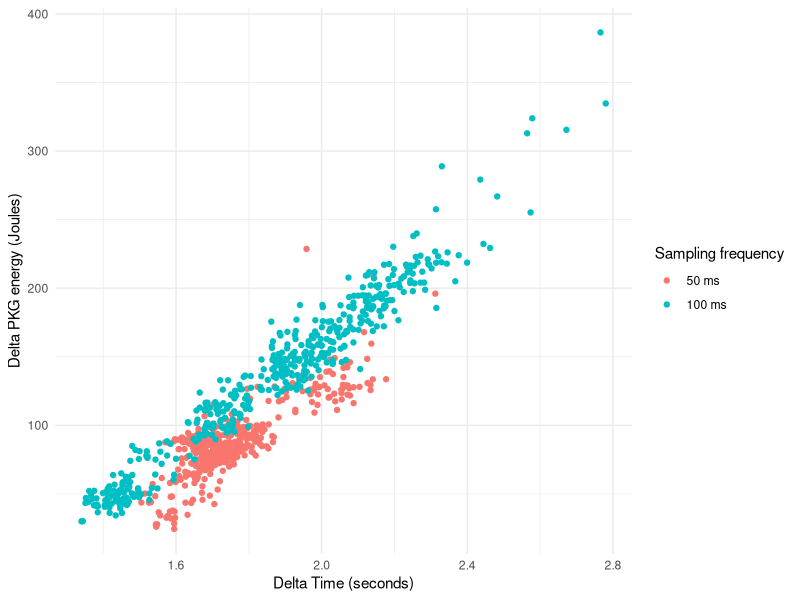
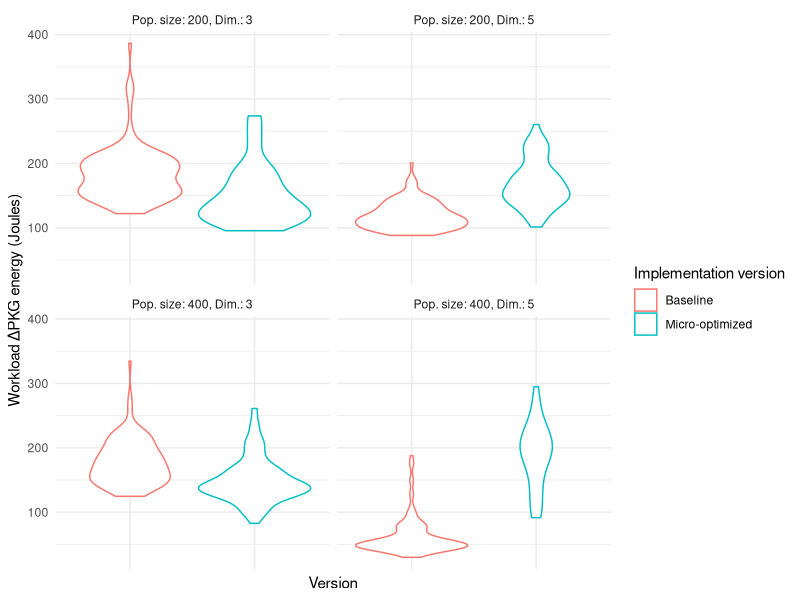
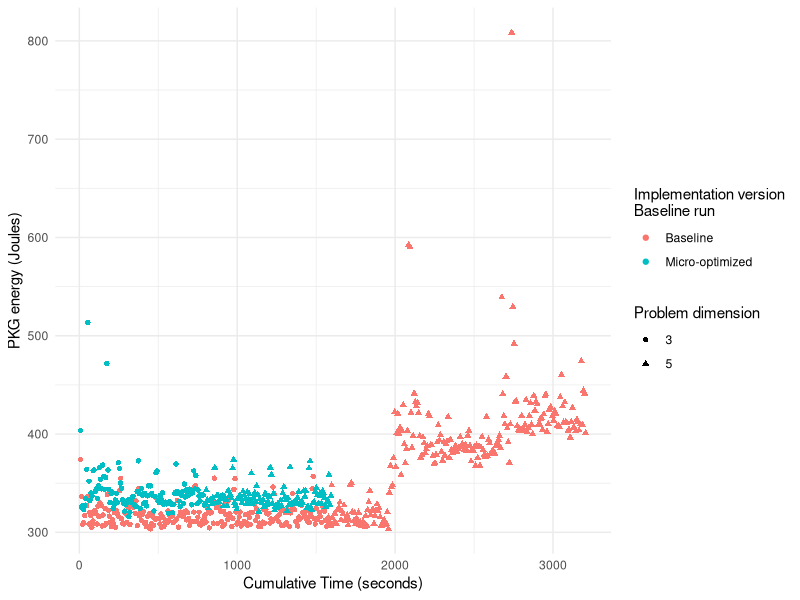
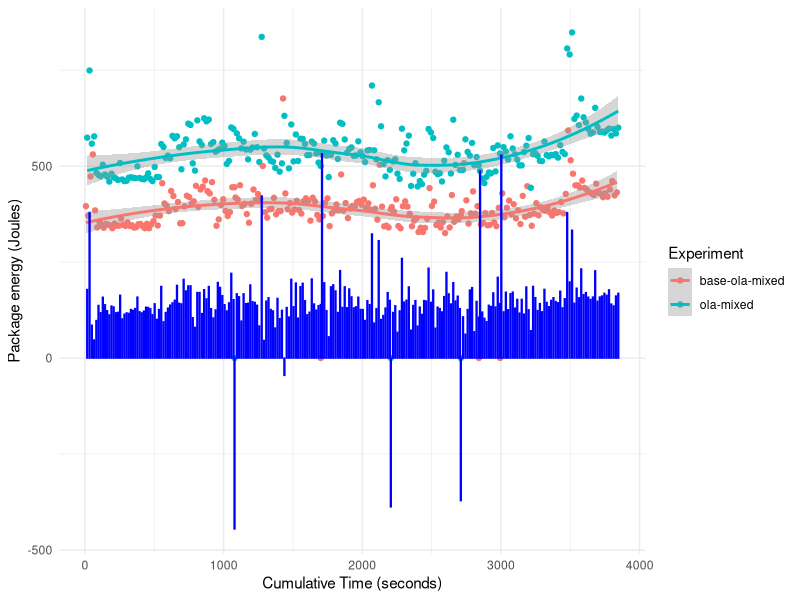
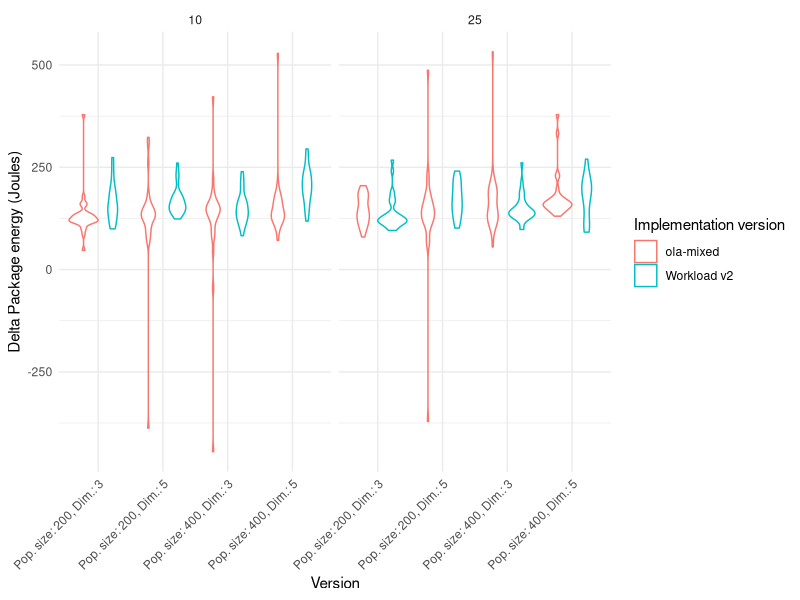
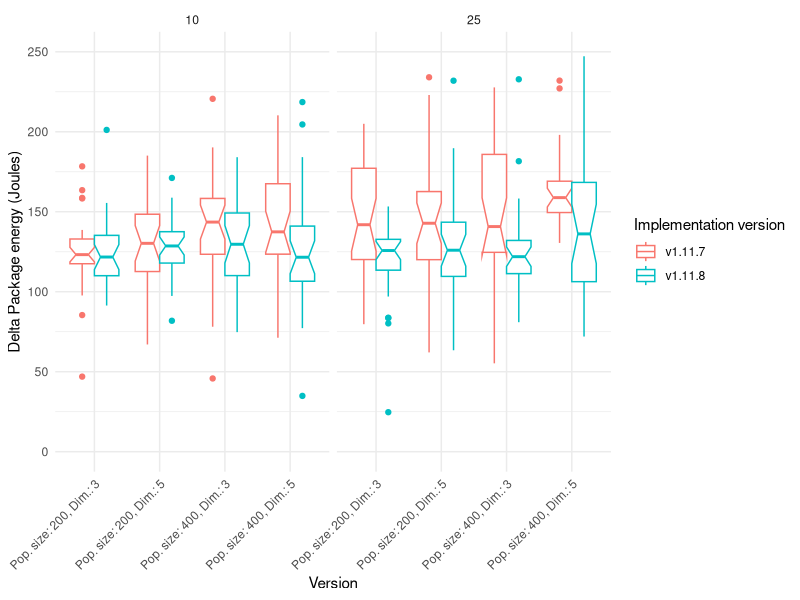
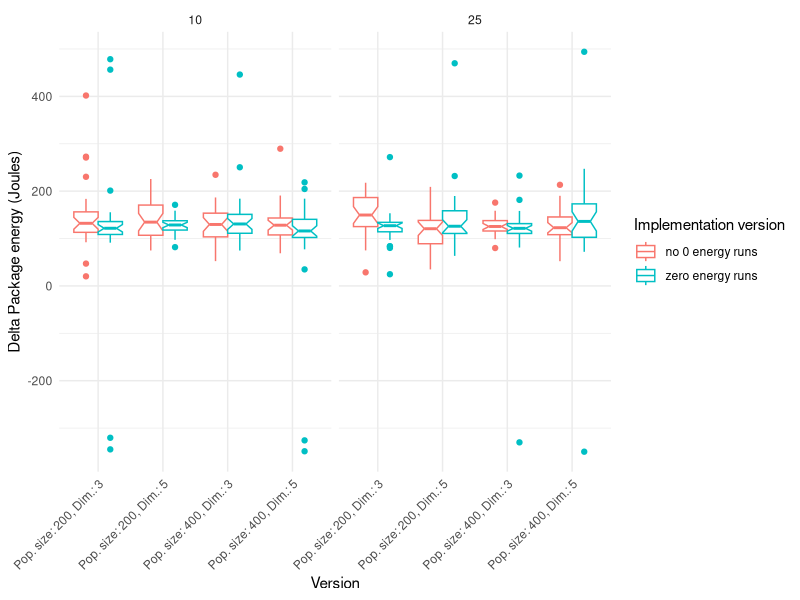
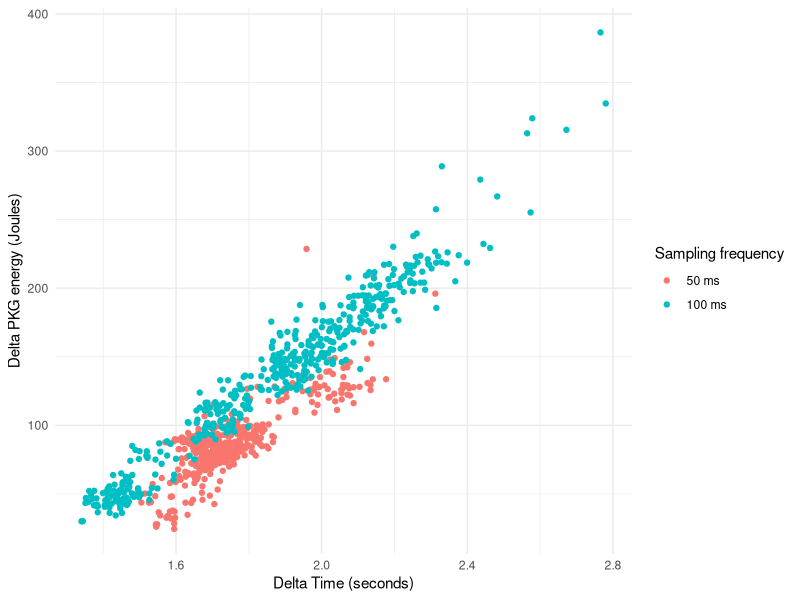

Write the R code that produced these figures, in order.
## ----ola.base.frequency, echo=FALSE, warning=F, message=F-------------------------------------------
null_baseline_columns <- c("alpha", "max_gens", "different_seeds", "diff_fitness", "generations", "evaluations")
baseline_data_evoapps <- read.csv("data/evoapps-1.11.7-baseline-bna-baseline-16-Oct-11-08-20.csv")
baseline_data_evoapps[ null_baseline_columns ] <- NULL

baseline_data_ola_100s <- read.csv( "data/ola-base-ola-baseline-14-Dec-12-06-42.csv")
baseline_data_ola_100s$work <- "ola-baseline"
baseline_data_ola_100s[null_baseline_columns] <- NULL

initial_baseline_data <- rbind(baseline_data_evoapps, baseline_data_ola_100s)
initial_baseline_data$power <- initial_baseline_data$PKG / initial_baseline_data$seconds
library(ggplot2)
#ggplot(initial_baseline_data,aes(x=PKG,y=seconds,color=work))+geom_point() + theme_minimal() +
  # xlab("Package energy (Joules)") +
  # ylab("Time (seconds)")

library(dplyr)
initial_baseline_data %>% group_by(population_size, dimension, work) %>% summarise(
    mean_pkg = mean(PKG),
    sd_pkg = sd(PKG),
    mean_time = mean(seconds),
    sd_time = sd(seconds),
    mean_power = mean(power),
    sd_power = sd(power)
  ) -> initial_baseline_data_summary

# compute wilcoxon tests between work values for every population_size and dimension
wilcoxon_tests <- function( data, column_name = "PKG" ) {
  wilcoxon_results <- data.frame()
  for (pop_size in unique(data$population_size)) {
    for (dim in unique(data$dimension)) {
      data_subset <- data %>% filter(population_size == pop_size, dimension == dim)
      work_values <- unique(data_subset$work)
      if (length(work_values) == 2) {
        work1_data <- data_subset %>% filter(work == work_values[1]) %>% pull(.data[[column_name]])
        work2_data <- data_subset %>% filter(work == work_values[2]) %>% pull(.data[[column_name]])
        wilcox_test <- wilcox.test(work1_data, work2_data)
        wilcoxon_results <- rbind(wilcoxon_results, data.frame(
          population_size = pop_size,
          dimension = dim,
          work1 = work_values[1],
          work2 = work_values[2],
          p_value = wilcox_test$p.value
        ))
      }
    }
  }
return(wilcoxon_results)
}

wilcoxon_initial_baseline <- wilcoxon_tests( initial_baseline_data )

initial_baseline_data_summary$sd_and_mean_pkg <- paste0("$",
  round(initial_baseline_data_summary$mean_pkg, 2), " \\pm", round(initial_baseline_data_summary$sd_pkg, 2), "$"
)

library(reshape2)
initial_baseline_table <- reshape2::dcast(
  initial_baseline_data_summary,
  population_size + dimension ~ work,
  value.var = "sd_and_mean_pkg"
)

# add a column with the p-values from the wilcoxon tests in wilcoxon_initial_baseline for every population_size and dimension

initial_baseline_table <- merge(
  initial_baseline_table,
  wilcoxon_initial_baseline %>%
    select(population_size, dimension, p_value),
  by = c("population_size", "dimension")
)

initial_baseline_table %>% mutate( p_value = ifelse( as.numeric(p_value) < 0.05, "+", "-" ) ) -> initial_baseline_table

library(kableExtra)

kable(initial_baseline_table, "latex",
      col.names = c("Population size","Dimension","Baseline PKG (J)","Sampling = 100s", "Significant"),
      caption = "Baseline energy consumption for different sampling frequencies",
      escape=FALSE) %>%
  kable_styling( full_width = F)



## ----ola.deltas, echo=FALSE, warning=F, message=F,fig.cap="Workload energy spent vs. time for the initial configuration vs. measurements with sampling period = 100 ms", fig.height=3----
compute_deltas <- function( baseline_summary, workload ) {
  workload$delta_PKG <-0
  workload$delta_seconds <- 0
  for (dim in c(3,5)) {
    for ( pop_size in c(200,400)) {
      number_of_rows <- nrow(workload[ workload$dimension==dim & workload$population_size==pop_size,])
      workload[ workload$dimension==dim & workload$population_size==pop_size,]$delta_PKG <-
      workload[ workload$dimension==dim & workload$population_size==pop_size,]$PKG  -
      rep(baseline_summary[ baseline_summary$population_size == pop_size & baseline_summary$dimension==dim, ]$median_energy,number_of_rows)

      workload[ workload$dimension==dim & workload$population_size==pop_size,]$delta_seconds <-
      workload[ workload$dimension==dim & workload$population_size==pop_size,]$seconds  -
      rep(baseline_summary[ baseline_summary$population_size == pop_size & baseline_summary$dimension==dim, ]$median_time,number_of_rows)
    }
  }
  return (workload)
}

baseline_data_evoapps %>% group_by(dimension,population_size) %>%
  summarise(median_energy=median(PKG), sd_energy=sd(PKG),
            trimmed_mean_energy=mean(PKG,trim=0.2),
            median_time=median(seconds), sd_time=sd(seconds),
            trimmed_mean_time=mean(seconds, trim=0.2)) -> summary_baseline_data_evoapps

workload_data_evoapps <- read.csv("data/evoapps-1.11.7-fix-rand-bna-fix-rand-25-Oct-11-06-07.csv")
workload_data_evoapps <- compute_deltas( summary_baseline_data_evoapps, workload_data_evoapps )

workload_data_evoapps %>% group_by(dimension,population_size,max_gens,alpha) %>%
  summarise(median_delta_energy=median(delta_PKG), sd_delta_energy=sd(delta_PKG),
            trimmed_mean_delta_energy=mean(delta_PKG,trim=0.2),
            median_delta_time=median(delta_seconds), sd_delta_time=sd(delta_seconds),
            trimmed_mean_delta_time=mean(delta_seconds, trim=0.2)) -> summary_workload_data_evoapps

baseline_data_ola_100s %>% group_by(dimension,population_size) %>%
  summarise(median_energy=median(PKG), sd_energy=sd(PKG),
            trimmed_mean_energy=mean(PKG,trim=0.2),
            median_time=median(seconds), sd_time=sd(seconds),
            trimmed_mean_time=mean(seconds, trim=0.2)) -> summary_baseline_data_ola

workload_data_ola <- read.csv("data/ola-1.11.7-ola-14-Dec-13-02-30.csv")
workload_data_ola <- compute_deltas( summary_baseline_data_ola, workload_data_ola )

workload_data <- rbind( workload_data_evoapps, workload_data_ola )

ggplot(workload_data, aes(x=delta_seconds, y=delta_PKG, color=as.factor(work))) +
  geom_point() +
  theme_minimal() +
  xlab("Delta Time (seconds)") +
  ylab("Delta PKG energy (Joules)") +
  guides(color=guide_legend(title="Sampling frequency"))+
  scale_color_discrete(labels = c("50 ms", "100 ms"))

ggsave( "preso/img/workload-sampling-frequency.png", width=6, height=4.5)

## ----ola.micro, echo=FALSE, warning=F, message=F----------------------------------------------------
baseline_ola_v2_data <- read.csv("data/ola-1.11.7-v2-baseline-v2-14-Dec-20-40-47.csv")
baseline_ola_v2_data[ null_baseline_columns ] <- NULL
initial_vs_v2_baseline <- rbind(
  baseline_data_ola_100s %>% mutate( work = "ola-baseline-v1"),
  baseline_ola_v2_data %>% mutate( work = "ola-baseline-v2")
)

wilcoxon_micro_optimization <- wilcoxon_tests( initial_vs_v2_baseline )
initial_vs_v2_baseline %>% group_by(population_size, dimension, work) %>% summarise(
    mean_pkg = mean(PKG),
    sd_pkg = sd(PKG),
    mean_time = mean(seconds),
    sd_time = sd(seconds)
  ) -> initial_vs_v2_baseline_summary

initial_vs_v2_baseline_summary$sd_and_mean_pkg <- paste0("$",
  round(initial_vs_v2_baseline_summary$mean_pkg, 2), " \\pm", round(initial_vs_v2_baseline_summary$sd_pkg, 2), "$"
)

library(reshape2)
initial_vs_v2_baseline_table <- reshape2::dcast(
  initial_vs_v2_baseline_summary,
  population_size + dimension ~ work,
  value.var = "sd_and_mean_pkg"
)

initial_vs_v2_baseline_table <- merge(
  initial_vs_v2_baseline_table,
  wilcoxon_micro_optimization %>%
    select(population_size, dimension, p_value),
  by = c("population_size", "dimension")
)
initial_vs_v2_baseline_table %>% mutate( p_value = ifelse( as.numeric(p_value) < 0.05, "+", "-" ) ) -> initial_vs_v2_baseline_table

kable(initial_vs_v2_baseline_table, "latex",
      col.names = c("Population size","Dimension","Initial version","Micro-optimized version","Significant"),
      caption = "Baseline energy consumption for different implementations of the genetic operators",
      escape=FALSE) %>%
  kable_styling( full_width = F)


## ----ola.micro.plot, echo=FALSE, warning=F, message=F,fig.cap="Workload energy spent vs. time for different implementations of the genetic operators",fig.height=4, fig.pos="h!tb"----
workload_ola_v2_data <- read.csv("data/ola-1.11.7-v2-ola-v2-15-Dec-13-18-43.csv")

baseline_ola_v2_data %>% group_by(population_size, dimension) %>% summarise(
    mean_pkg = mean(PKG),
    sd_pkg = sd(PKG),
    mean_time = mean(seconds),
    sd_time = sd(seconds),
    median_energy = median(PKG),
    median_time = median(seconds),
    trimmed_mean_pkg = mean(PKG, trim=0.2)
  ) -> summary_baseline_ola_v2

workload_ola_v2_data <- compute_deltas( summary_baseline_ola_v2, workload_ola_v2_data )

initial_vs_v2_workload <- rbind(
  workload_data_ola %>% mutate( work = "ola-workload-v1"),
  workload_ola_v2_data %>% mutate( work = "ola-workload-v2")
)

initial_vs_v2_workload$population_dimension <- paste0(
  "Pop. size: ", initial_vs_v2_workload$population_size,
  ", Dim.: ", initial_vs_v2_workload$dimension
)

ggplot(initial_vs_v2_workload, aes(x=work, y=delta_PKG, color=as.factor(work))) +
  geom_violin() +
  theme_minimal() +
  xlab("Version") +
  ylab("Workload ΔPKG energy (Joules)") +
  labs(color="Implementation version") +
  facet_wrap( ~ population_dimension ) +
  scale_color_discrete(labels = c("Baseline", "Micro-optimized"))+
  theme(axis.text.x = element_blank())

ggsave( "preso/img/microptimization-violin-plot.png", width=6, height=4.5)

## ----ola.micro.hysteresis, echo=FALSE, warning=F, message=F,fig.cap="PKG energy data vs. accumulated time for the two baseline runs we are examining", fig.pos="h!tb", fig.height=3----
baseline_data_ola_100s$cumulative_time <- cumsum(baseline_data_ola_100s$seconds)
baseline_data_ola_100s$work <- "Baseline v1"
workload_data_ola$cumulative_time <- cumsum(workload_data_ola$seconds)
workload_data_ola$work <- "Workload v1"
baseline_ola_v2_data$cumulative_time <- cumsum(baseline_ola_v2_data$seconds)
baseline_ola_v2_data$work <- "Baseline v2"
workload_ola_v2_data$cumulative_time <- cumsum(workload_ola_v2_data$seconds)
workload_ola_v2_data$work <- "Workload v2"

ggplot( rbind(baseline_data_ola_100s, baseline_ola_v2_data), aes(x=cumulative_time, y=PKG, color=work, shape=factor(dimension)) ) +
  geom_point() +
  theme_minimal() +
  xlab("Cumulative Time (seconds)") +
  ylab("PKG energy (Joules)") +
  labs(color="Implementation version\nBaseline run", shape="Problem dimension") +
  scale_color_discrete(labels = c("Baseline", "Micro-optimized"))

ggsave( "preso/img/microoptimization-baseline-timeline-plot.png", width=6, height=4.5)

## ----ola.mixed, echo=FALSE, warning=F, message=F,fig.cap="Workload energy spent vs. time for different implementations of the genetic operators after mitigating hysteresis effects",fig.height=3, fig.pos="h!tb"----
ola_mixed_v11_7 <- read.csv("data/ola-1.11.7-mixed-ola-mixed-15-Dec-19-49-11.csv")
ola_mixed_v11_7$cumulative_time <- cumsum(ola_mixed_v11_7$seconds)

for (i in 2:nrow(ola_mixed_v11_7)) {
  if (ola_mixed_v11_7$work[i] == "ola-mixed") {
    ola_mixed_v11_7$delta_seconds[i] <- ola_mixed_v11_7$seconds[i] - ola_mixed_v11_7$seconds[i-1]
    ola_mixed_v11_7$delta_PKG[i] <- ola_mixed_v11_7$PKG[i] - ola_mixed_v11_7$PKG[i-1]
  }
}

ggplot( ola_mixed_v11_7, aes(x=cumulative_time, y=PKG, color=as.factor(work)), group=as.factor(work) ) +
  geom_point() + geom_smooth() +
  geom_bar(ola_mixed_v11_7[ ola_mixed_v11_7$work == "ola-mixed", ], mapping=aes(x=cumulative_time, y=delta_PKG), stat="identity", alpha=0.2, color="blue" ) +
  theme_minimal() +
  xlab("Cumulative Time (seconds)") +
  ylab("Package energy (Joules)") + labs(color="Experiment")


## ----ola.mixed.comparison, echo=FALSE, warning=F, message=F,fig.cap="Workload energy spent compared with different ways of measuring the workload effect; we also compare two values of the maximum number of generations run without improving fitness.",fig.height=3, fig.pos="h!tb", fig.height=4----
ola_mixed_v11_7_summary_data <- ola_mixed_v11_7 %>%
  group_by(work,population_size, dimension, max_gens) %>%
  summarise(
    mean_PKG = mean(PKG),
    median_PKG = median(PKG),
    sd_PKG = sd(PKG),
    trimmed_PKG = mean(PKG, trim = 0.2),
    mean_delta_PKG = mean(delta_PKG, trim=0.2),
    sd_delta_PKG = sd(delta_PKG)
  )

ola_mixed_v11_7_deltas_summary_data <- ola_mixed_v11_7 %>%
  group_by(work,population_size, dimension, max_gens) %>%
  summarise(
    mean_PKG = mean(PKG),
    median_PKG = median(PKG),
    sd_PKG = sd(PKG),
    trimmed_PKG = mean(PKG, trim = 0.2),
    mean_delta_PKG = mean(delta_PKG, trim=0.2),
    sd_delta_PKG = sd(delta_PKG)
  )

workload_ola_v2_data %>% group_by(dimension,population_size,max_gens,alpha) %>%
                         summarise(median_delta_energy=median(delta_PKG), sd_delta_energy=sd(delta_PKG),
                                   trimmed_mean_delta_energy=mean(delta_PKG,trim=0.2),
                          median_delta_time=median(delta_seconds), sd_delta_time=sd(delta_seconds),
                          trimmed_mean_delta_time=mean(delta_seconds, trim=0.2)) -> summary_workload_ola_v2_data

ola_mixed_v11_7[ ola_mixed_v11_7$work == "ola-mixed", ] %>%
  group_by(population_size, dimension, max_gens) %>%
  summarise(
    median_delta_energy = median(delta_PKG),
    sd_delta_energy = sd(delta_PKG),
    trimmed_mean_delta_PKG = mean(delta_PKG, trim=0.2),
    median_delta_time=median(delta_seconds),
    sd_delta_time=sd(delta_seconds),
    trimmed_mean_delta_time=mean(delta_seconds, trim=0.2)
  ) -> summary_ola_mixed_deltas

mixed_vs_separated_workload <- rbind( workload_ola_v2_data, ola_mixed_v11_7[ ola_mixed_v11_7$work == "ola-mixed", ] )
mixed_vs_separated_workload$population_dimension <- paste0(
  "Pop. size: ", mixed_vs_separated_workload$population_size,
  ", Dim.: ", mixed_vs_separated_workload$dimension
)

ggplot(mixed_vs_separated_workload, aes(x=population_dimension, y=delta_PKG, color=as.factor(work))) +
  geom_violin(position="dodge") +
  theme_minimal() +
  xlab("Version") +
  ylab("Delta Package energy (Joules)") +
  labs(color="Implementation version") + # x ticks rotated
  theme(axis.text.x = element_text(angle = 45, hjust = 1)) +
  facet_wrap( ~ max_gens )

# ggplot(mixed_vs_separated_workload, aes(x=population_dimension, y=delta_PKG, color=as.factor(max_gens))) +
#   geom_boxplot(position="dodge") +
#   theme_minimal() +
#   xlab("Version") +
#   ylab("Delta Package energy (Joules)") +
#   labs(color="Implementation version") + # x ticks rotated
#   theme(axis.text.x = element_text(angle = 45, hjust = 1)) +
#   facet_wrap( ~ work )


## ----ola.v11_8, echo=F, warning=F, message=F, fig.cap="Comparing Julia versions. We have clipped the y axis to 0,250", fig.height=4, fig.pos="h!tb"----
ola_mixed_v11_8 <- read.csv("data/ola-1.11.8-mixed-inverted-ola-mixed-inverted-16-Dec-09-02-52.csv")
ola_mixed_v11_8$cumulative_time <- cumsum(ola_mixed_v11_8$seconds)
for (i in 2:nrow(ola_mixed_v11_8)) {
  if (ola_mixed_v11_8$work[i] == "ola-mixed-inverted") {
    ola_mixed_v11_8$delta_seconds[i] <- ola_mixed_v11_8$seconds[i] - ola_mixed_v11_8$seconds[i-1]
    ola_mixed_v11_8$delta_PKG[i] <- ola_mixed_v11_8$PKG[i] - ola_mixed_v11_8$PKG[i-1]
  }
}

ola_mixed_v11_7_workload <- ola_mixed_v11_7[ ola_mixed_v11_7$work == "ola-mixed",]
ola_mixed_v11_7_workload$work <- "v1.11.7"
ola_mixed_v11_8_workload <- ola_mixed_v11_8[ ola_mixed_v11_8$work == "ola-mixed-inverted",]
ola_mixed_v11_8_workload$work <- "v1.11.8"

ola_v11_7_vs_8_data  <- rbind(ola_mixed_v11_7_workload,ola_mixed_v11_8_workload)
ola_v11_7_vs_8_data$population_dimension <- paste0(
  "Pop. size: ", ola_v11_7_vs_8_data$population_size,
  ", Dim.: ", ola_v11_7_vs_8_data$dimension
)

ggplot(ola_v11_7_vs_8_data, aes(x=population_dimension, y=delta_PKG, color=as.factor(work))) +
  geom_boxplot(position="dodge",notch=T) +
  theme_minimal() +
  xlab("Version") +
  ylab("Delta Package energy (Joules)") +
  labs(color="Implementation version") + # x ticks rotated
  theme(axis.text.x = element_text(angle = 45, hjust = 1)) +
  ylim(0,250)+
  facet_wrap(~ max_gens)


## ----ola.no0, echo=F, fig.height=4, fig.cap="Avoiding zero energy runs, comparison of results"------
ola_mixed_no0 <- read.csv("data/ola-1.11.8-ola-no0-16-Dec-17-43-49.csv" )
ola_mixed_no0$cumulative_time <- cumsum(ola_mixed_no0$seconds)
for (i in 2:nrow(ola_mixed_no0)) {
  if (ola_mixed_no0$work[i] == "ola-no0") {
    ola_mixed_no0$delta_seconds[i] <- ola_mixed_no0$seconds[i] - ola_mixed_no0$seconds[i-1]
    ola_mixed_no0$delta_PKG[i] <- ola_mixed_no0$PKG[i] - ola_mixed_no0$PKG[i-1]
  }
}

ola_mixed_v11_8_workload$work <- "zero energy runs"
ola_mixed_no0_workload <- ola_mixed_no0[ ola_mixed_no0$work == "ola-no0",]
ola_mixed_no0_workload$work <- "no 0 energy runs"

ola_0_vs_no0_data  <- rbind(ola_mixed_v11_8_workload,ola_mixed_no0_workload)
ola_0_vs_no0_data$population_dimension <- paste0(
  "Pop. size: ", ola_0_vs_no0_data$population_size,
  ", Dim.: ", ola_0_vs_no0_data$dimension
)

ggplot(ola_0_vs_no0_data, aes(x=population_dimension, y=delta_PKG, color=as.factor(work))) +
  geom_boxplot(position="dodge",notch=T) +
  theme_minimal() +
  xlab("Version") +
  ylab("Delta Package energy (Joules)") +
  labs(color="Implementation version") + # x ticks rotated
  theme(axis.text.x = element_text(angle = 45, hjust = 1)) +
  facet_wrap(~ max_gens)
